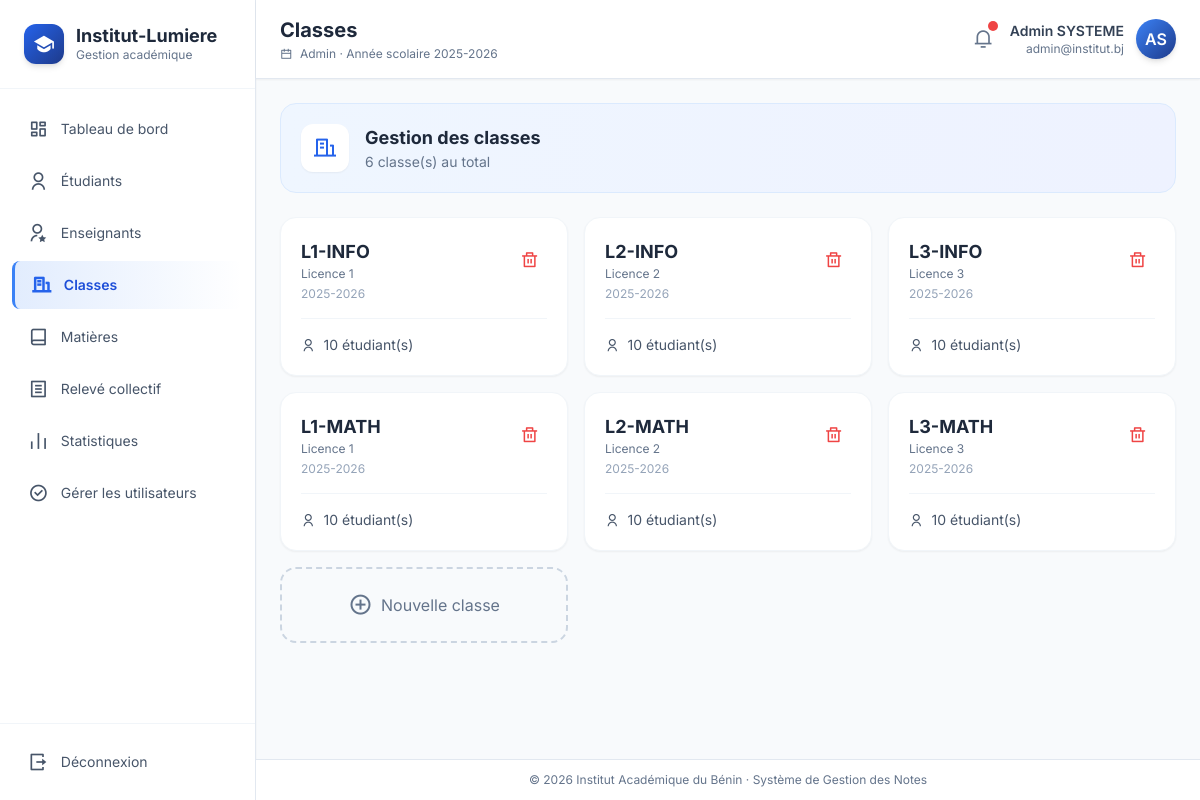
Screenshot of /pages/admin/classes.php (signed in) with the database file from the repository.
### tables this page shows
CREATE TABLE classes (
    id INT AUTO_INCREMENT PRIMARY KEY,
    nom VARCHAR(50) NOT NULL,
    niveau VARCHAR(50) NOT NULL,
    filiere VARCHAR(50) NOT NULL,
    annee_scolaire VARCHAR(20) NOT NULL,
    description TEXT
);

### includes/auth.php (called while the page is built, shortened)
<?php
function currentUser(): ?array
{
    return $_SESSION['user'] ?? null;
}
function baseUrl(): string
{
    $script = dirname($_SERVER['SCRIPT_NAME']);
    $script = preg_replace('#/pages(/.*)?$#', '', $script);
    return rtrim($script, '/');
}
function e(?string $s): string
{
    return htmlspecialchars((string)$s, ENT_QUOTES, 'UTF-8');
}

### pages/admin/classes.php (the view, shortened to what this page needs)
<?php
require_once __DIR__ . '/../../includes/auth.php';
$pageTitle = 'Classes';
$list = $pdo->query("SELECT c.*, COUNT(e.id) AS nb FROM classes c LEFT JOIN etudiants e ON e.classe_id = c.id GROUP BY c.id")->fetchAll();
include __DIR__ . '/../../includes/header.php';
?>
<div class="mb-6">
  <div class="bg-gradient-to-r from-blue-50 to-indigo-50 rounded-2xl p-5 border border-blue-100">
    <div class="flex items-center gap-4">
      <div class="w-12 h-12 rounded-xl bg-white shadow-sm flex items-center justify-center">
        <i class="ri-building-line text-2xl text-blue-600"></i>
      </div>
      <div>
        <h2 class="text-lg font-bold text-slate-800">Gestion des classes</h2>
        <p class="text-sm text-slate-500"><?= count($list) ?> classe(s) au total</p>
      </div>
    </div>
  </div>
</div>
<div class="grid md:grid-cols-3 gap-4">
  <?php foreach ($list as $c): ?>
    <div class="bg-white rounded-2xl p-5 border border-slate-100 shadow-sm hover:shadow-md transition">
      <div class="flex justify-between items-start">
        <div>
          <div class="text-lg font-bold text-slate-800"><?= e($c['nom']) ?></div>
          <div class="text-xs text-slate-500"><?= e($c['niveau']) ?></div>
          <div class="text-xs text-slate-400 mt-1"><?= e($c['annee_scolaire']) ?></div>
        </div>
        <form method="POST" onsubmit="return confirm('Supprimer cette classe ?')">
          <button class="text-red-500 hover:bg-red-50 p-2 rounded-lg transition">
            <i class="ri-delete-bin-line text-lg"></i>
          </button>
        </form>
      </div>
      <div class="mt-4 pt-4 border-t border-slate-100 flex items-center gap-2 text-sm text-slate-600">
        <i class="ri-user-line"></i>
        <span><?= $c['nb'] ?> étudiant(s)</span>
      </div>
    </div>
  <?php endforeach; ?>
  <button onclick="document.getElementById('modal').classList.remove('hidden')"
    class="border-2 border-dashed border-slate-300 rounded-2xl p-5 text-slate-500 hover:border-blue-500 hover:text-blue-600 hover:bg-blue-50 transition-all flex items-center justify-center gap-2">
    <i class="ri-add-circle-line text-2xl"></i>
    <span>Nouvelle classe</span>
  </button>
</div>
<?php include __DIR__ . '/../../includes/footer.php'; ?>

### includes/header.php (shortened to what this page needs)
<?php
require_once __DIR__ . '/auth.php';
$user = currentUser();
$role = $user['role'];
$base = baseUrl();
$menus = [
  'admin' => [
    ['Tableau de bord', '/pages/admin/dashboard.php', 'dashboard'],
    ['Étudiants', '/pages/admin/etudiants.php', 'user'],
    ['Enseignants', '/pages/admin/enseignants.php', 'user-star'],
    ['Classes', '/pages/admin/classes.php', 'building'],
    ['Matières', '/pages/admin/matieres.php', 'book'],
    ['Relevé collectif', '/pages/admin/releve.php', 'file-list'],
    ['Statistiques', '/pages/admin/statistiques.php', 'bar-chart'],
    ['Gérer les utilisateurs', '/pages/admin/compte.php', 'checkbox-circle'],
  ],
  'enseignant' => [
    ['Tableau de bord', '/pages/enseignant/dashboard.php', 'dashboard'],
    ['Saisir notes', '/pages/enseignant/notes.php', 'edit'],
    ['Saisie individuelle', '/pages/enseignant/saisie.php', 'edit-2'],
    ['Mes matières', '/pages/enseignant/matieres.php', 'book'],
    ['Mes étudiants', '/pages/enseignant/etudiants.php', 'team'],
  ],
  'etudiant' => [
    ['Tableau de bord', '/pages/etudiant/dashboard.php', 'dashboard'],
    ['Mes notes', '/pages/etudiant/notes.php', 'file-list'],
    ['Mon bulletin', '/pages/etudiant/bulletin.php', 'file-copy'],
    ['Historique', '/pages/etudiant/historique.php', 'history'],
  ],
  'responsable' => [
    ['Tableau de bord', '/pages/admin/dashboard.php', 'dashboard'],
    ['Validation des délibérations', '/pages/admin/deliberations.php', 'check-double'],
    ['Statistiques', '/pages/admin/statistiques.php', 'bar-chart'],
    ['Relevé collectif', '/pages/admin/releve.php', 'file-list'],
  ],
];
$menu = $menus[$role] ?? [];
$current = $_SERVER['SCRIPT_NAME'];
?>
<!DOCTYPE html>
<html lang="fr">
<head>
  <script src="https://cdn.tailwindcss.com"></script>
  <link rel="stylesheet" href="https://cdnjs.cloudflare.com/ajax/libs/font-awesome/6.5.1/css/all.min.css">
  <link href="https://cdn.jsdelivr.net/npm/remixicon@4.2.0/fonts/remixicon.css" rel="stylesheet">
</head>
<body class="bg-slate-50 min-h-screen">
  <div class="flex min-h-screen">
    <aside class="no-print w-64 bg-white border-r border-slate-200 flex-shrink-0 hidden md:flex flex-col shadow-sm">
      <div class="p-6 border-b border-slate-100">
        <div class="flex items-center gap-3">
          <div class="w-10 h-10 rounded-xl bg-gradient-to-br from-primary-600 to-primary-900 flex items-center justify-center text-white shadow-md">
            <i class="ri-graduation-cap-fill text-xl"></i>
          </div>
          <div>
            <div class="font-bold text-slate-800 leading-tight text-lg">Institut-Lumiere</div>
            <div class="text-xs text-slate-500">Gestion académique</div>
          </div>
        </div>
      </div>
      <nav class="flex-1 py-4 px-3 space-y-1 overflow-y-auto">
        <?php foreach ($menu as $m):
          $active = str_ends_with($current, $m[1]) ? 'active' : '';
        ?>
          <a href="<?= $base . $m[1] ?>" class="sidebar-link flex items-center gap-3 px-4 py-2.5 rounded-lg text-slate-600 text-sm transition <?= $active ?>">
            <i class="ri-<?= $m[2] ?>-line text-xl"></i>
            <span><?= e($m[0]) ?></span>
          </a>
        <?php endforeach; ?>
      </nav>
      <div class="p-4 border-t border-slate-100 mt-auto">
        <a href="<?= $base ?>/pages/logout.php" class="flex items-center gap-3 text-sm text-slate-600 hover:text-red-600 hover:bg-red-50 px-3 py-2 rounded-lg transition-all duration-200">
          <i class="ri-logout-box-r-line text-xl"></i>
          <span>Déconnexion</span>
        </a>
      </div>
    </aside>
    <main class="flex-1 flex flex-col min-w-0">
      <header class="no-print bg-white border-b border-slate-200 px-6 py-4 flex items-center justify-between sticky top-0 z-10 shadow-sm">
        <div>
          <h1 class="text-xl font-bold text-slate-800"><?= e($pageTitle ?? 'Tableau de bord') ?></h1>
          <p class="text-xs text-slate-500 mt-0.5">
            <i class="ri-calendar-line text-xs mr-1"></i>
            <?= ucfirst($role) ?> · Année scolaire 2025-2026
          </p>
        </div>
        <div class="flex items-center gap-4">
          <button class="relative text-slate-500 hover:text-primary-600 transition-colors">
            <i class="ri-notification-3-line text-xl"></i>
            <span class="absolute -top-1 -right-1 w-2.5 h-2.5 bg-red-500 rounded-full animate-pulse"></span>
          </button>
          <div class="flex items-center gap-3">
            <div class="text-right hidden md:block">
              <div class="text-sm font-semibold text-slate-700"><?= e($user['prenom'] . ' ' . $user['nom']) ?></div>
              <div class="text-xs text-slate-500"><?= e($user['email']) ?></div>
            </div>
            <div class="w-10 h-10 rounded-full bg-gradient-to-br from-primary-500 to-primary-900 text-white flex items-center justify-center font-semibold shadow-md">
              <?= strtoupper(substr($user['prenom'], 0, 1) . substr($user['nom'], 0, 1)) ?>
            </div>
          </div>
        </div>
      </header>
      <div class="flex-1 p-6">

### includes/footer.php
    </div>
    <footer class="no-print bg-white border-t border-slate-200 px-6 py-3 text-xs text-slate-500 text-center">
      © <?= date('Y') ?> Institut Académique du Bénin · Système de Gestion des Notes
    </footer>
  </main>
</div>
</body>
</html>

### includes/header.php (style rules this page uses)
body { font-family: 'Inter', sans-serif; background-color: #f8fafc; }
.sidebar-link { transition: all 0.2s ease; position: relative; }
.sidebar-link.active { background: linear-gradient(90deg, rgba(59, 130, 246, 0.15), transparent); border-left: 3px solid #3b82f6; color: #1d4ed8; font-weight: 600; }
.sidebar-link.active i { color: #2563eb; }

### rows the page displays
classes: nom "L1-INFO", niveau "Licence 1", annee_scolaire "2025-2026", nb "10"
classes: nom "L2-INFO", niveau "Licence 2", annee_scolaire "2025-2026", nb "10"
classes: nom "L3-INFO", niveau "Licence 3", annee_scolaire "2025-2026", nb "10"
classes: nom "L1-MATH", niveau "Licence 1", annee_scolaire "2025-2026", nb "10"
classes: nom "L2-MATH", niveau "Licence 2", annee_scolaire "2025-2026", nb "10"
classes: nom "L3-MATH", niveau "Licence 3", annee_scolaire "2025-2026", nb "10"

### other values shown
$m[0] "Tableau de bord"
$m[0] "Étudiants"
$m[0] "Enseignants"
$m[0] "Classes"
$m[0] "Matières"
$m[0] "Relevé collectif"
$m[0] "Statistiques"
$m[0] "Gérer les utilisateurs"
$pageTitle "Classes"
$role "Admin"
$user['prenom'] . ' ' . $user['nom'] "Admin SYSTEME"
$user['email'] "admin@institut.bj"
substr($user['prenom'], 0, 1) . substr($user['nom'], 0, 1) "AS"
count($list) "6"
